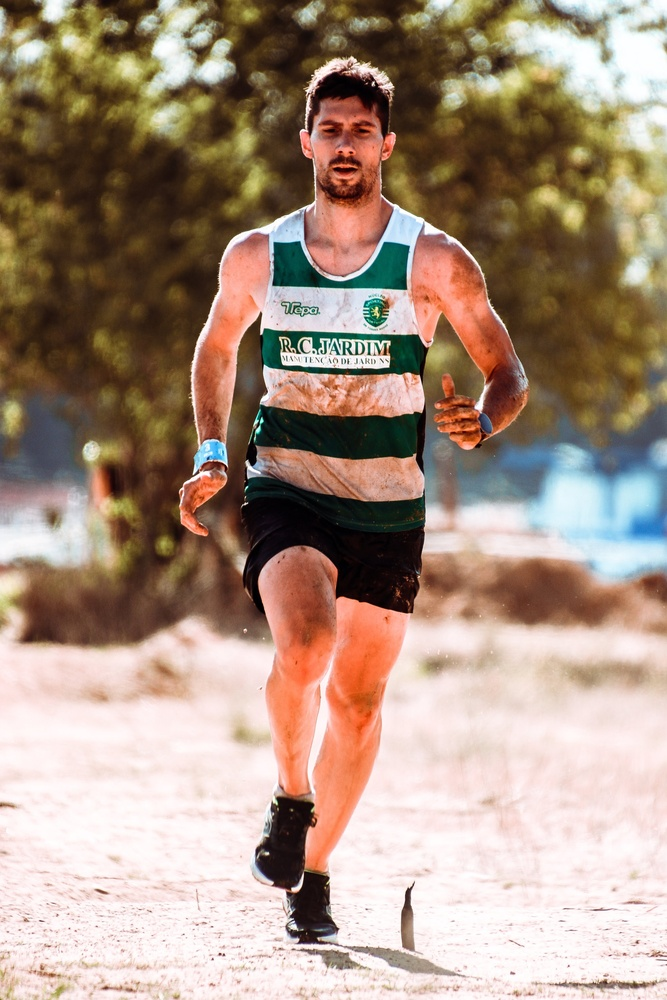
#> input picture PyTorch-Keypoint-RCNN/images/image_1.jpg, 667 x 1000 px, shrunk from 3265 x 4898 before the run, found by its file name
$ python contour_approx.py
#> lines starting #> are read from the running program, lines starting #| are printed output that depends on the picture; after the words box and inside, x2 and y2 are one past the last pixel; in counts of white or black regions, pixels touching at a corner belong together
"""Compare CHAIN_APPROX_NONE and CHAIN_APPROX_SIMPLE."""

from __future__ import annotations

import argparse
from pathlib import Path

import cv2


INPUT_DIR = Path(__file__).resolve().parents[2] / "input"


def read_image(path: Path):
    image = cv2.imread(str(path))
#> image is the input picture: shape (1000, 667, 3); mean B, G, R 128.5, 145.1, 167.3
    if image is None:
        raise FileNotFoundError(f"Could not read input image: {path}")
    return image


def show_image(title: str, image, display: bool) -> None:
    if display:
        cv2.imshow(title, image)
        cv2.waitKey(0)
        cv2.destroyAllWindows()


def write_image(path: Path, image) -> None:
    if not cv2.imwrite(str(path), image):
        raise OSError(f"Could not write output image: {path}")


def find_binary_contours(image, method: int):
#> called with method = 1
    gray = cv2.cvtColor(image, cv2.COLOR_BGR2GRAY)
    _, threshold_image = cv2.threshold(gray, 150, 255, cv2.THRESH_BINARY)
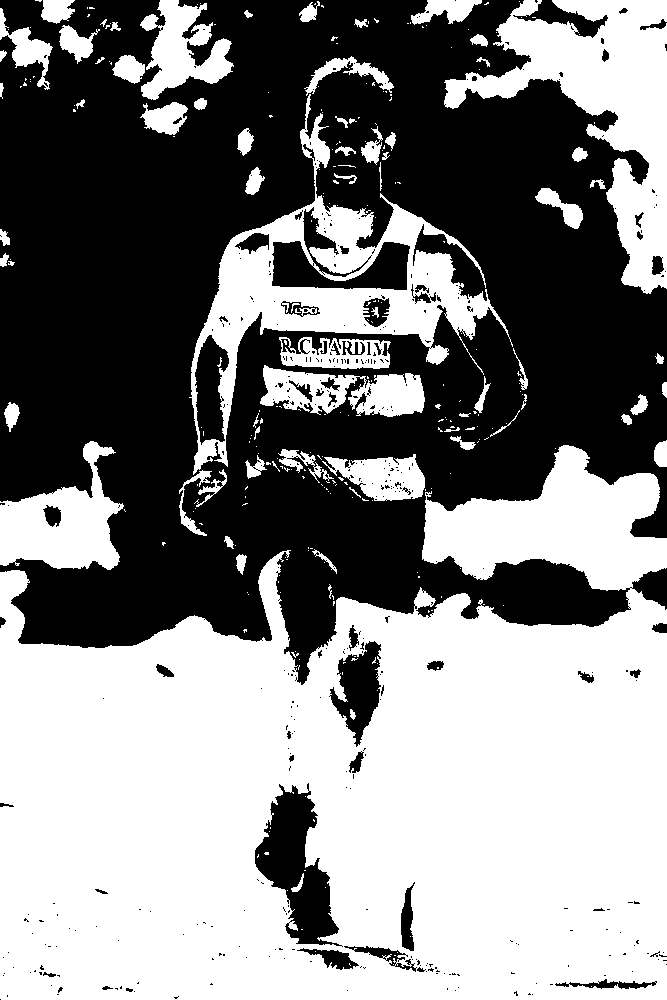
#> threshold_image: shape (1000, 667); 51.7% white; 414 black regions (359 under 20 px)
    contours, hierarchy = cv2.findContours(
        threshold_image.copy(), cv2.RETR_TREE, method
    )
#> contours = 872 contours, 744 with area under 20; largest, box (x1, y1, x2, y2) and area: (0, 445, 667, 1000) 270280, (189, 94, 513, 475) 32424, (444, 0, 667, 294) 23778, (0, 441, 124, 570) 8351, (254, 783, 343, 947) 7180
    return threshold_image, contours, hierarchy


def run(
    image1_path: Path,
    image2_path: Path,
    output_dir: Path,
    display: bool = True,
) -> dict[str, int]:
    output_dir.mkdir(parents=True, exist_ok=True)

    image1 = read_image(image1_path)
    threshold_image, contours_none, _ = find_binary_contours(
        image1, cv2.CHAIN_APPROX_NONE
    )
#> contours_none has the same summary as contours in find_binary_contours
    _, contours_simple, _ = find_binary_contours(image1, cv2.CHAIN_APPROX_SIMPLE)
#> contours_simple has the same summary as contours in find_binary_contours

    show_image("Binary image", threshold_image, display)
    write_image(output_dir / "image_thres1.jpg", threshold_image)

    for name, contours in (("none", contours_none), ("simple", contours_simple)):
        rendered = image1.copy()
        cv2.drawContours(rendered, contours, -1, (0, 255, 0), 2, cv2.LINE_AA)
        show_image(f"{name.title()} approximation", rendered, display)
        write_image(output_dir / f"contours_{name}_image1.jpg", rendered)
#> this loop made 2 passes
#> pass 1, in show_image (call 2), `cv2.imshow(title, image)`:
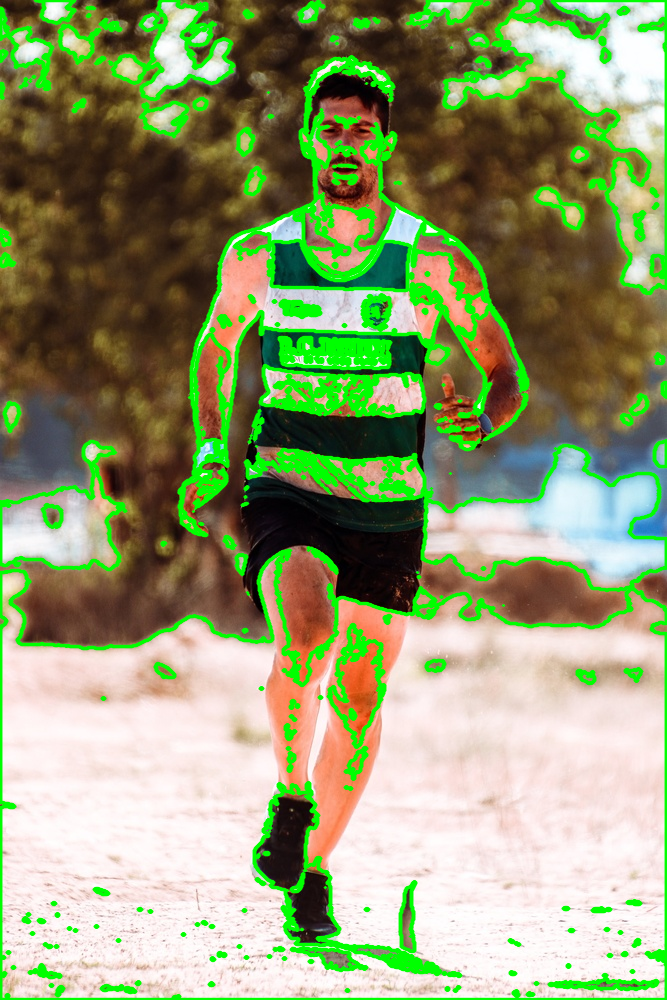
#> window 'None approximation': shape (1000, 667, 3); mean B, G, R 113.2, 156.8, 145.4

    image2 = read_image(image2_path)
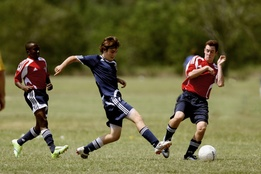
#> input picture Segment-Anything-A-Foundation-Model-for-Image-Segmentation/input/image_2.jpg, 261 x 174 px, shrunk from 1280 x 853 before the run, found by its file name
#> in read_image, image is the input picture: shape (174, 261, 3); mean B, G, R 62.4, 102.5, 106.5
    _, contours_image2, _ = find_binary_contours(image2, cv2.CHAIN_APPROX_SIMPLE)
#> call 3 of find_binary_contours, with method = 2
#> in find_binary_contours (call 3), `gray = cv2.cvtColor(image, cv2.COLOR_BGR2GRAY)`:
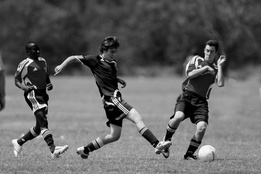
#> gray: shape (174, 261); min 0, max 255, mean 99.1
#> in find_binary_contours (call 3), `_, threshold_image = cv2.threshold(gray, 150, 255, cv2.THRESH_BINARY)`:
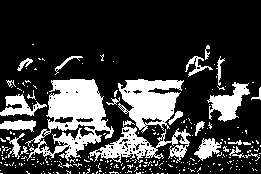
#> threshold_image: shape (174, 261); 23.3% white; 268 white regions (242 under 20 px)
#> in find_binary_contours (call 3), `contours, hierarchy = cv2.findContours( threshold_image.copy(), cv2.RE..`: contours = 424 contours, 399 with area under 20; largest, box (x1, y1, x2, y2) and area: (25, 79, 114, 161) 3787, (118, 79, 184, 133) 2018, (89, 120, 191, 163) 1348, (207, 82, 250, 122) 692, (38, 123, 96, 155) 606
#> contours_image2 has the same summary as contours in find_binary_contours
    rendered = image2.copy()
    cv2.drawContours(rendered, contours_image2, -1, (0, 255, 0), 2, cv2.LINE_AA)
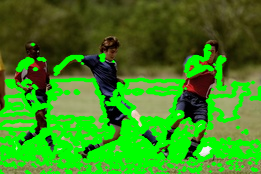
#> rendered: shape (174, 261, 3); mean B, G, R 29.4, 136, 59.2
    show_image("SIMPLE approximation contours", rendered, display)
    write_image(output_dir / "contours_simple_image2.jpg", rendered)

    points_only = image2.copy()
    for contour in contours_image2:
        for contour_point in contour:
            x, y = contour_point[0]
            cv2.circle(points_only, (int(x), int(y)), 2, (0, 255, 0), 2, cv2.LINE_AA)
#> this loop made 424 passes
#> contour on passes 1 to 3: [[198, 173]], [[179, 173]], [[167, 173]]
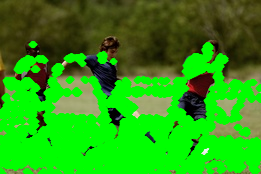
#> points_only: shape (174, 261, 3); mean B, G, R 17.9, 157.9, 41.2
    show_image("CHAIN_APPROX_SIMPLE points", points_only, display)
    write_image(output_dir / "contour_point_simple.jpg", points_only)

    metrics = {
        "none_contours": len(contours_none),
        "none_points": sum(len(contour) for contour in contours_none),
        "simple_contours": len(contours_simple),
        "simple_points": sum(len(contour) for contour in contours_simple),
        "image2_simple_contours": len(contours_image2),
        "image2_simple_points": sum(len(contour) for contour in contours_image2),
    }
#> metrics = {'none_contours': 872, 'none_points': 23260, 'simple_contours': 872, 'simple_points': 13660, 'image2_simple_contours': 424, 'image2_simple_points': 3635}
    print(", ".join(f"{name}={value}" for name, value in metrics.items()))
#| none_contours=872, none_points=23260, simple_contours=872, simple_points=13660, image2_simple_contours=424, image2_simple_points=3635
    return metrics


def validate(metrics: dict[str, int]) -> None:
    if metrics["none_contours"] != metrics["simple_contours"]:
        raise RuntimeError("Approximation methods should find the same contours")
    if metrics["simple_points"] >= metrics["none_points"]:
        raise RuntimeError("CHAIN_APPROX_SIMPLE should retain fewer contour points")
    if metrics["image2_simple_contours"] <= 0:
        raise RuntimeError("The second bundled image should contain contours")


def parse_args() -> argparse.Namespace:
    parser = argparse.ArgumentParser(description=__doc__)
    parser.add_argument("--image1", type=Path, default=INPUT_DIR / "image_1.jpg")
    parser.add_argument("--image2", type=Path, default=INPUT_DIR / "image_2.jpg")
    parser.add_argument("--output-dir", type=Path, default=Path.cwd())
    parser.add_argument("--no-display", action="store_true", help="Skip GUI windows")
    parser.add_argument(
        "--validate", action="store_true", help="Validate bundled-image invariants"
    )
    return parser.parse_args()


if __name__ == "__main__":
    args = parse_args()
    result = run(
        args.image1, args.image2, args.output_dir, display=not args.no_display
    )
#> result has the same summary as metrics in run
    if args.validate:
        validate(result)
        print("Validation passed")
